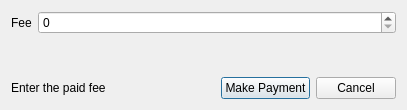
<?xml version="1.0" encoding="UTF-8"?>
<ui version="4.0">
 <class>AddTransaction</class>
 <widget class="QDialog" name="AddTransaction">
  <property name="geometry">
   <rect>
    <x>0</x>
    <y>0</y>
    <width>407</width>
    <height>110</height>
   </rect>
  </property>
  <property name="windowTitle">
   <string>Make Payment</string>
  </property>
  <property name="windowIcon">
   <iconset resource="img.qrc">
    <normaloff>:/src/src/0b85636ca6384399edbae4cc3d344937.png</normaloff>:/src/src/0b85636ca6384399edbae4cc3d344937.png</iconset>
  </property>
  <layout class="QVBoxLayout" name="verticalLayout">
   <item>
    <layout class="QHBoxLayout" name="horizontalLayout">
     <item>
      <widget class="QLabel" name="label_2">
       <property name="sizePolicy">
        <sizepolicy hsizetype="Maximum" vsizetype="Preferred">
         <horstretch>0</horstretch>
         <verstretch>0</verstretch>
        </sizepolicy>
       </property>
       <property name="text">
        <string>Fee</string>
       </property>
      </widget>
     </item>
     <item>
      <widget class="QSpinBox" name="spinBox"/>
     </item>
    </layout>
   </item>
   <item>
    <spacer name="verticalSpacer">
     <property name="orientation">
      <enum>Qt::Vertical</enum>
     </property>
     <property name="sizeHint" stdset="0">
      <size>
       <width>20</width>
       <height>40</height>
      </size>
     </property>
    </spacer>
   </item>
   <item>
    <layout class="QHBoxLayout" name="horizontalLayout_2">
     <item>
      <widget class="QLabel" name="msg_label">
       <property name="text">
        <string>Enter the paid fee</string>
       </property>
      </widget>
     </item>
     <item>
      <spacer name="horizontalSpacer">
       <property name="orientation">
        <enum>Qt::Horizontal</enum>
       </property>
       <property name="sizeHint" stdset="0">
        <size>
         <width>40</width>
         <height>20</height>
        </size>
       </property>
      </spacer>
     </item>
     <item>
      <widget class="QPushButton" name="pushButton_2">
       <property name="text">
        <string>Make Payment</string>
       </property>
       <property name="icon">
        <iconset resource="img.qrc">
         <normaloff>:/src/src/credit-card.png</normaloff>:/src/src/credit-card.png</iconset>
       </property>
      </widget>
     </item>
     <item>
      <widget class="QPushButton" name="pushButton">
       <property name="text">
        <string>Cancel</string>
       </property>
       <property name="icon">
        <iconset resource="img.qrc">
         <normaloff>:/src/src/cancel.png</normaloff>:/src/src/cancel.png</iconset>
       </property>
      </widget>
     </item>
    </layout>
   </item>
  </layout>
 </widget>
 <resources>
  <include location="img.qrc"/>
 </resources>
 <connections/>
</ui>
